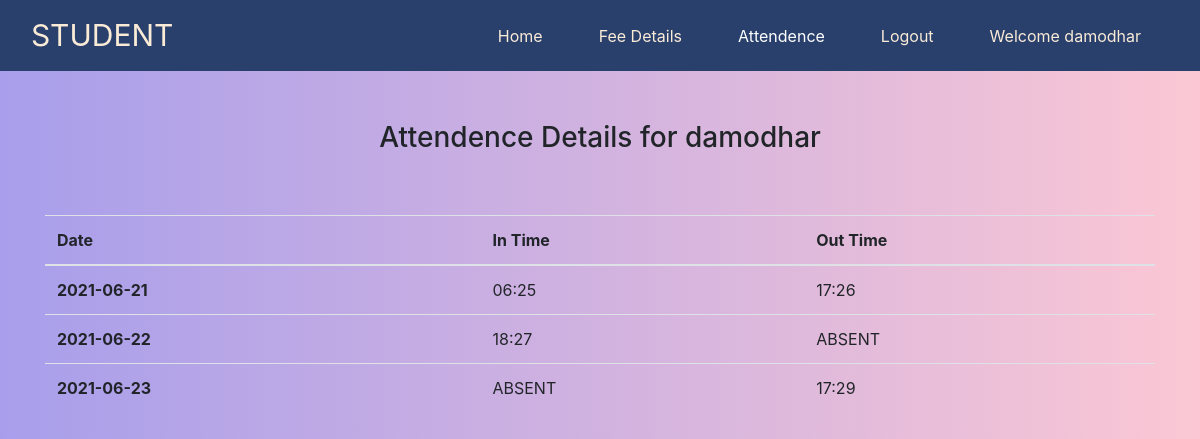
The page /Student/attendence.php (signed in) on the database its author committed.
### tables this page shows
CREATE TABLE `student_attendence` (
  `id` int(11) NOT NULL,
  `roll_number` varchar(15) NOT NULL,
  `date` varchar(11) NOT NULL,
  `in_time` varchar(6) NOT NULL,
  `out_time` varchar(6) NOT NULL
);

### Student/attendence.php (the view, shortened to what this page needs)
<?php
	$username = "";
    include "../connection.php";
	if(isset($_SESSION['student'])) {
		$username = $_SESSION['student'];
	}else {
		header('location:../index.html');
	}
    $student_query = "SELECT * FROM students WHERE student_username = '$username'";
    $execute_student_query = mysqli_query($con, $student_query);
    $student_values = mysqli_fetch_assoc($execute_student_query);
    $roll_number = $student_values['roll_number'];
    $attendence_query = "SELECT * FROM student_attendence WHERE roll_number = '$roll_number' ORDER BY id";
    $execute_attendence_query = mysqli_query($con, $attendence_query);
?>
<!DOCTYPE html>
<html lang="en">
<head>
    <link rel="stylesheet" href="https://maxcdn.bootstrapcdn.com/bootstrap/4.5.2/css/bootstrap.min.css">
    <link rel="stylesheet" href="../nav.css">
</head>
<body style="background: linear-gradient(to right, #9796f0 -20%, #fbc7d4 100%);">
    <nav class="navbar navbar-expand-lg navbar-light nav-color">
        <div class="container-fluid">
            <a class="navbar-brand" href="./index.php" style="color:antiquewhite;font-size:30px">
                STUDENT
            </a>
            <div class="navbar-collapse collapse w-100 order-3 dual-collapse2" id="navbarNavAltMarkup">
                <ul class="navbar-nav ml-auto">
                    <li class="nav-item">
                        <a class="nav-item nav-link" href="./index.php" style="color:antiquewhite; margin-left: 20px; margin-right: 20px;">Home</a>
                    </li>
                    <li class="nav-item">
                        <a class="nav-item nav-link" href="./feeDetails.php" style="color:antiquewhite; margin-left: 20px; margin-right: 20px;">Fee Details</a>
                    </li>
                    <li class="nav-item">
                        <a class="nav-item nav-link" href="#" style="color:white; margin-left: 20px; margin-right: 20px;">Attendence</a>
                    </li>
                    <li class="nav-item">
                        <a class="nav-item nav-link" href="./logout.php" style="color:antiquewhite; margin-left: 20px; margin-right: 20px;">Logout</a>
                    </li>
                    <li class="nav-item">
                        <a class="nav-item nav-link" href="#" style="color:antiquewhite; margin-left: 20px; margin-right: 20px;"><?php echo "Welcome " . $username; ?></a>
                    </li>
                </ul>
            </div>
        </div>
    </nav>
    <div class="container" style="margin-top: 50px;">
        <h3 style="text-align: center; margin-bottom: 60px;">Attendence Details for <?php echo $username; ?></h3>
        <table class="table table-hover">
            <thead>
				<tr>
                    <th scope="col">Date</th>
                    <th scope="col">In Time</th>
                    <th scope="col">Out Time</th>
				</tr>
            </thead>
            <tbody>
                <?php
                    while($row = mysqli_fetch_array($execute_attendence_query)) {
                ?>
                    <tr>
                        <th scope="row"><?php echo $row[2]; ?></th>
                        <td><?php echo $row[3]; ?></td>
                        <td><?php echo $row[4]; ?></td>
                    </tr>
                <?php } ?>
            </tbody>
          </table>
    </div>
</body>
</html>

### nav.css (style rules this page uses)
body { background: linear-gradient(to right, #9796f0 -20%, #fbc7d4 100%); }
nav { background-color:rgb(41, 64, 109); }

### rows shown on the page
student_attendence: date "2021-06-21", in_time "06:25", out_time "17:26"
student_attendence: date "2021-06-22", in_time "18:27", out_time "ABSENT"
student_attendence: date "2021-06-23", in_time "ABSENT", out_time "17:29"

### other values the page prints
$username "damodhar"
